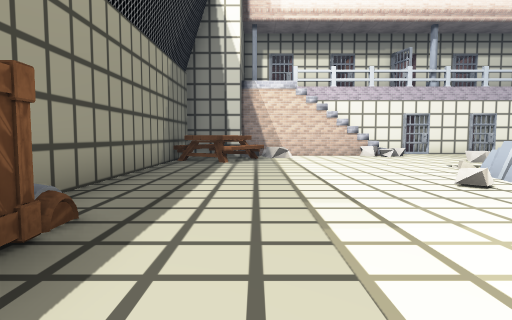
View 1 (above)

17 first-person views from a walk through a 3-D level made in the Unity game engine. The camera is 1.3 m above the floor, tilts 4° down and sees 75° across. The floor is counted in squares, 2 m on a side. Each view is taken from the middle of a square. On the plan, view 1 faces up. The plan holds only what a view shows up to about 10 squares ahead; the rest is blank. The place goes on beyond the plan. Some surface patterns are stand-ins.

View 2
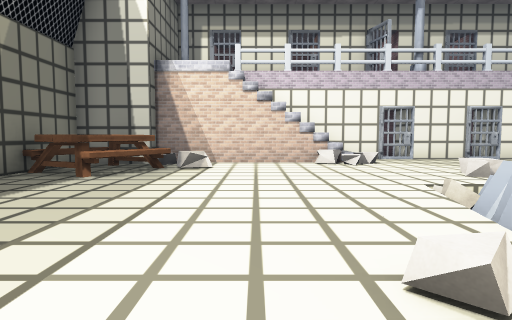

View 3
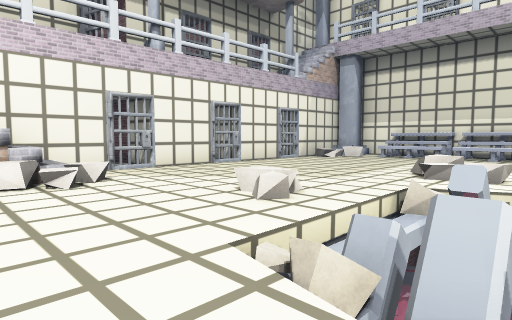

View 4
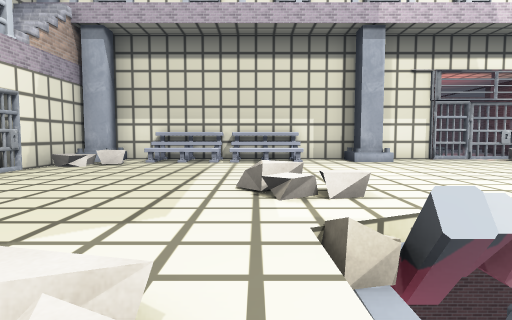

View 5
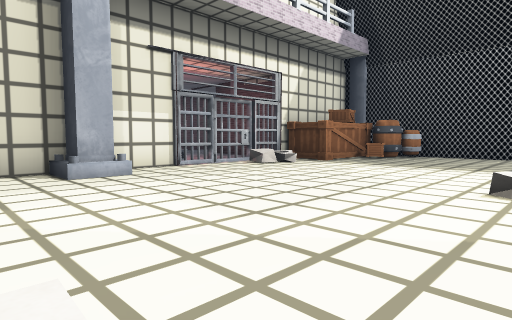

View 6
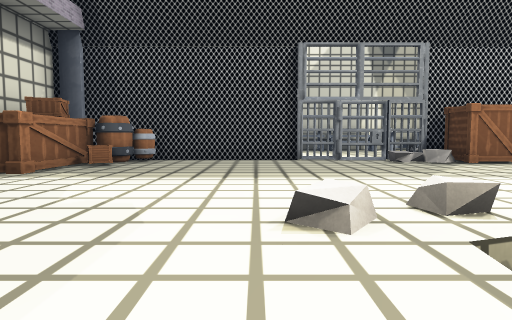

View 7
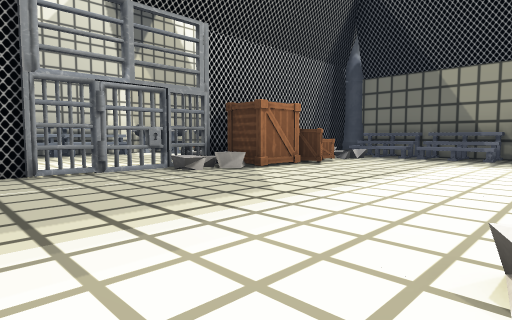

View 8
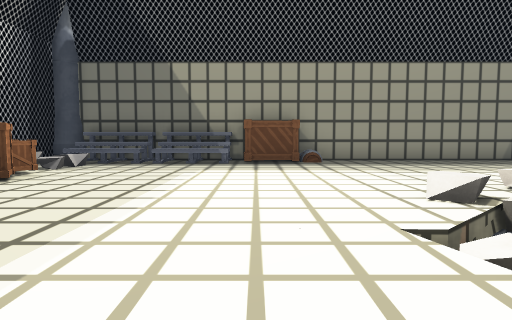

View 9
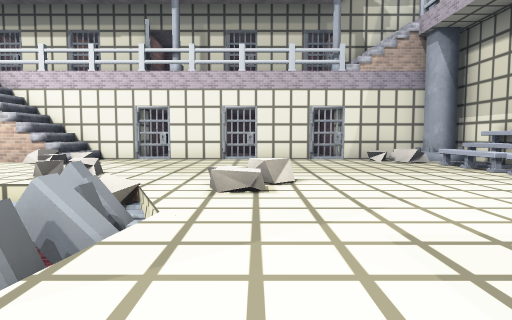

View 10
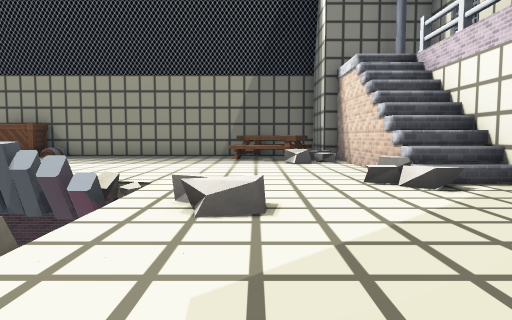

View 11
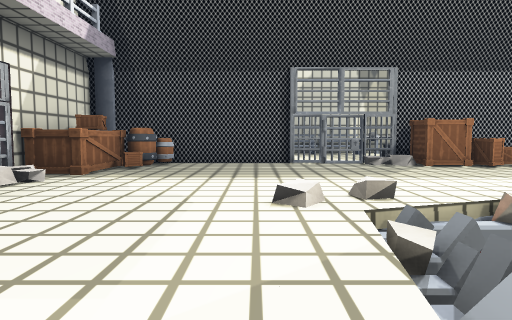

View 12
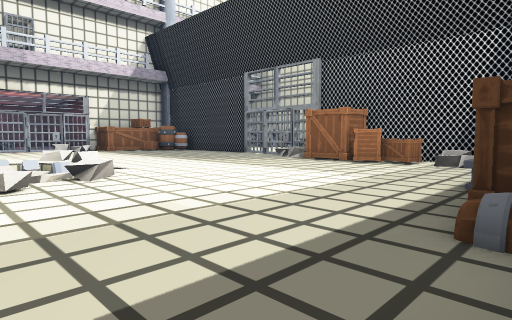

View 13
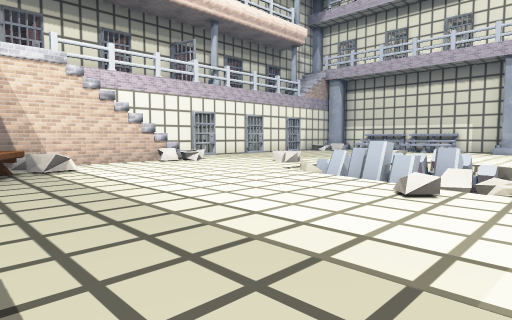

View 14
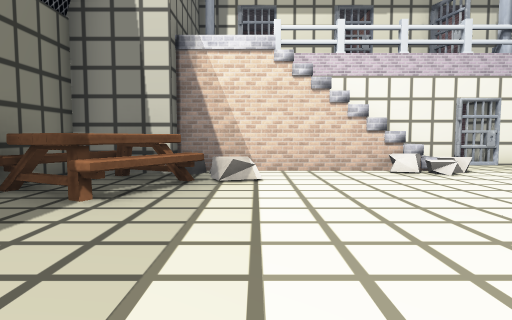

View 15
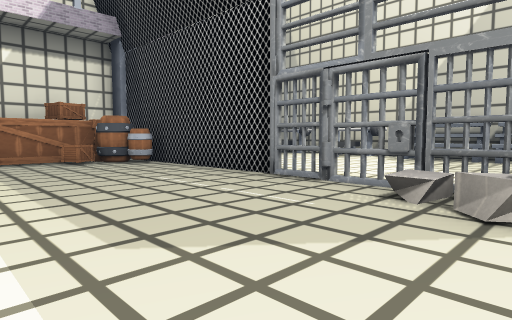

View 16
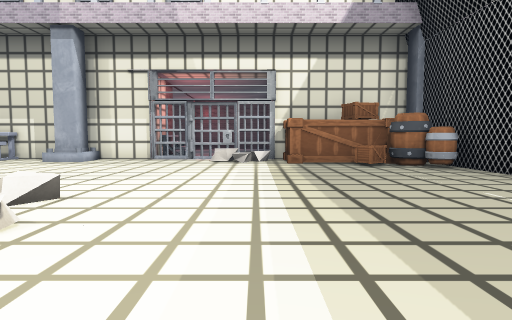

View 17
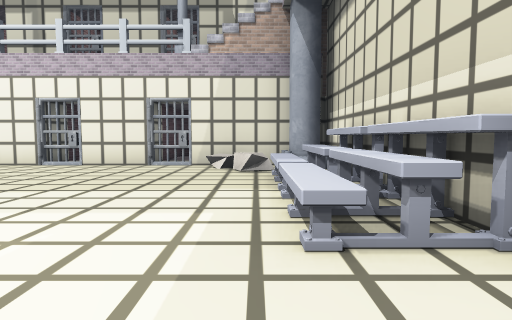

### Floor plan
Key: @ floor where view 1 was taken; # wall or solid block; . main floor; : floor 0.5 m higher than the main floor; + floor 5 m higher than the main floor; / step, stairs or slope; = window, fence, low wall or low ledge; ^ raised ledge; v drop or lower ground; O other object.
Columns run from 3 left of view 1 to 15 right of it. Each row starts with its distance up from view 1.
 15        ####
 14   ###^###O##
 13   #O ++++O#########
 12   #  ///......./=O#
 11  ###...=........OO#
 10  #OO=............O#
  9  #O......:.......O#
  8 #...........^....O#
  7  .......vv#//....O#
  6 O......=v v#......#
  5 O......^  v=.....O#
  4 #.....#v  v.......#
  3 #......vvvv#......#
  2  O......#.........#
  1  O...............=#
  0  OO@.............=#
 -1  OO.............OO#
 -2  OO.............OO
 -3  OO.OOOO........OO
 -4  #O^##OO#......OOO
 -5        O.=##OOO  O
 -6        O....

Where each view was taken, in squares from view 1:
view 1: 0 up, 0 right, facing up
view 2: 3 up, 2 right, facing up
view 3: 6 up, 3 right, facing up-right
view 4: 8 up, 5 right, facing right
view 5: 7 up, 8 right, facing down-right
view 6: 5 up, 9 right, facing down
view 7: 2 up, 9 right, facing down-left
view 8: 1 up, 7 right, facing left
view 9: 3 up, 9 right, facing up
view 10: 9 up, 9 right, facing left
view 11: 7 up, 9 right, facing down
view 12: 5 up, 2 left, facing down-right
view 13: 3 up, 1 left, facing up-right
view 14: 5 up, 1 right, facing up
view 15: 0 up, 4 right, facing down-right
view 16: 0 up, 5 right, facing right
view 17: 5 up, 13 right, facing up
